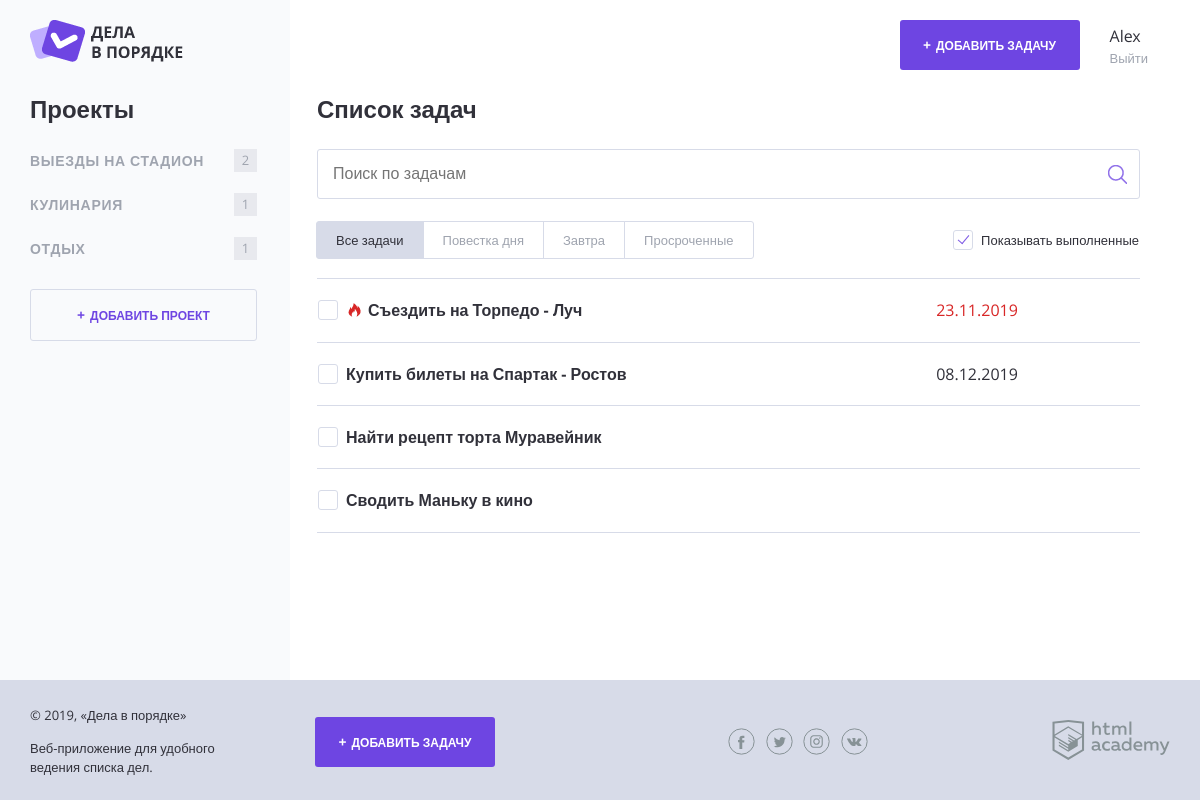
The page / on the database its author committed.
### tables this page shows
CREATE TABLE tasks (
    id INT AUTO_INCREMENT PRIMARY KEY,
    user_id INT NOT NULL,
    project_id INT NOT NULL,
    dt_add TIMESTAMP DEFAULT CURRENT_TIMESTAMP,
    status BOOLEAN DEFAULT 0,
    task_name VARCHAR(256) NOT NULL,
    file_link VARCHAR(256),
    deadline DATE,
    FOREIGN KEY (user_id) REFERENCES users(id),
    FOREIGN KEY (project_id) REFERENCES projects(id)
);

### functions.php (called while the page is built, shortened)
<?php
function include_template($name, array $data = []) {
    $name = 'templates/' . $name;
    extract($data);
    require $name;
    $result = ob_get_clean();
    return $result;
}
function hotTasks($task_date) {
    $hot_time = false;
    $current_date = time();
    if ($task_date != null) {
        $diff = floor((strtotime($task_date)-$current_date)/3600);
        if($diff <= 24) {
            $hot_time = true;
        }
    }
    return $hot_time;
}

### data.php (called while the page is built, shortened)
<?php
$show_complete_tasks = rand(0, 1);
$cur_user_id = rand(1, 3);
$tasks_count = 0;
$con = mysqli_connect("localhost", "root", "","doingsdone");
mysqli_set_charset($con, "utf8");
if (!$con) {
    $error = mysqli_connect_error();
}
else {
    $sql = "SELECT user_name FROM users WHERE id = '$cur_user_id'";
    $result = mysqli_query($con, $sql);
    if ($result) {
        $cur_user_name = mysqli_fetch_assoc($result);
    }
    $sql = "SELECT p.project_name, COUNT(t.id) AS tasks_count FROM projects p
    JOIN tasks t ON p.id = t.project_id
    WHERE t.user_id = '$cur_user_id' AND t.project_id = p.id
    GROUP BY project_id";
    $result = mysqli_query($con, $sql);
    if ($result) {
        $array_projects = mysqli_fetch_all($result, MYSQLI_ASSOC);
    }
    $sql = "SELECT t.task_name, p.project_name, DATE_FORMAT(deadline, '%d.%m.%Y') AS deadline, status FROM tasks AS t
    JOIN projects AS p USING(user_id)
    WHERE t.user_id = '$cur_user_id' AND t.project_id = p.id";
    $result = mysqli_query($con, $sql);
    if ($result) {
        $array_tasks = mysqli_fetch_all($result, MYSQLI_ASSOC);
    }
}

### templates/main.php (the view, shortened to what this page needs)
<section class="content__side">
    <h2 class="content__side-heading">Проекты</h2>
    <nav class="main-navigation">
      <ul class="main-navigation__list">
        <?php if(isset($array_projects)): ?>
          <?php foreach($array_projects as $project_name): ?>
            <li class="main-navigation__list-item">
              <a class="main-navigation__list-item-link" href="pages/form-task.html"><?=$project_name['project_name']; ?></a>
              <span class="main-navigation__list-item-count"><?=$project_name['tasks_count']; ?></span>
            </li>
          <?php endforeach; ?>
        <?php endif; ?>
      </ul>
    </nav>
    <a class="button button--transparent button--plus content__side-button" href="pages/form-project.html" target="project_add">Добавить проект</a>
  </section>
  <main class="content__main">
    <h2 class="content__main-heading">Список задач</h2>
    <form class="search-form" action="index.php" method="post" autocomplete="off">
      <input class="search-form__input" type="text" name="" value="" placeholder="Поиск по задачам">
      <input class="search-form__submit" type="submit" name="" value="Искать">
    </form>
    <div class="tasks-controls">
      <nav class="tasks-switch">
        <a href="/" class="tasks-switch__item tasks-switch__item--active">Все задачи</a>
        <a href="/" class="tasks-switch__item">Повестка дня</a>
        <a href="/" class="tasks-switch__item">Завтра</a>
        <a href="/" class="tasks-switch__item">Просроченные</a>
      </nav>
      <label class="checkbox">
        <span class="checkbox__text">Показывать выполненные</span>
      </label>
    </div>
    <table class="tasks">
      <?php if(isset($array_tasks)): ?>
        <?php foreach($array_tasks as $task_item): ?>
          <tr class="tasks__item task
            <?php if($task_item['status']): ?>
              task--complete
            <?php endif; ?>
            <?php if(hotTasks($task_item['deadline'])): ?>
              task--important
            <?php endif; ?>
          ">
            <td class="task__select">
              <label class="checkbox task__checkbox">
                <span class="checkbox__text"><?=$task_item['task_name']?></span>
              </label>
            </td>
            <td class="task__date"><?=$task_item['deadline']; ?></td>
            <td class="task__controls"></td>
          </tr>
        <?php endforeach; ?>
      <?php endif; ?>
    </table>
</main>

### templates/layout.php (shortened to what this page needs)
<!DOCTYPE html>
<html lang="ru">
<head>
    <link rel="stylesheet" href="css/normalize.css">
    <link rel="stylesheet" href="css/style.css">
    <link rel="stylesheet" href="css/flatpickr.min.css">
</head>
<body>
<div class="page-wrapper">
    <div class="container container--with-sidebar">
        <header class="main-header">
            <a href="/">
                <img src="img/logo.png" width="153" height="42" alt="Логотип Дела в порядке">
            </a>
            <div class="main-header__side">
                <a class="main-header__side-item button button--plus open-modal" href="pages/form-task.html">Добавить задачу</a>
                <div class="main-header__side-item user-menu">
                    <div class="user-menu__data">
                        <p><?= $cur_user_name ?></p>
                        <a href="#">Выйти</a>
                    </div>
                </div>
            </div>
        </header>
        <div class="content"><?= $content; ?></div>
    </div>
</div>
<footer class="main-footer">
    <div class="container">
        <div class="main-footer__copyright">
            <p>© 2019, «Дела в порядке»</p>
            <p>Веб-приложение для удобного ведения списка дел.</p>
        </div>
        <a class="main-footer__button button button--plus" href="pages/form-task.html">Добавить задачу</a>
        <div class="main-footer__social social">
            <a class="social__link social__link--facebook" href="#">
            </a>
            <a class="social__link social__link--twitter" href="#">
            </a>
            <a class="social__link social__link--instagram" href="#">
            </a>
            <a class="social__link social__link--vkontakte" href="#">
            </a>
        </div>
        <div class="main-footer__developed-by">
            <a href="https://htmlacademy.ru/intensive/php">
                <img src="img/htmlacademy.svg" alt="HTML Academy" width="118" height="40">
            </a>
        </div>
    </div>
</footer>
</body>
</html>

### index.php (shortened to what this page needs)
<?php
require_once('functions.php');
require_once('data.php');
$page_content = include_template("main.php", [
    'show_complete_tasks' => $show_complete_tasks,
    'array_projects' => $array_projects,
    'array_tasks' => $array_tasks,
    'tasks_count' => $tasks_count
    ]
);
$layout_content = include_template('layout.php', [
    'content' => $page_content,
    'title' => 'Дела в порядке',
    'cur_user_name' => $cur_user_name['user_name']
    ]
);
print($layout_content);
?>

### rows shown on the page
tasks: task_name "Съездить на Торпедо - Луч", deadline "23.11.2019"
tasks: task_name "Купить билеты на Спартак - Ростов", deadline "08.12.2019"
tasks: task_name "Найти рецепт торта Муравейник"
tasks: task_name "Сводить Маньку в кино"

### other values the page prints
$cur_user_name "Alex"
$project_name['project_name'] "ВЫЕЗДЫ НА СТАДИОН"
$project_name['tasks_count'] "2"
$project_name['project_name'] "КУЛИНАРИЯ"
$project_name['tasks_count'] "1"
$project_name['project_name'] "ОТДЫХ"
